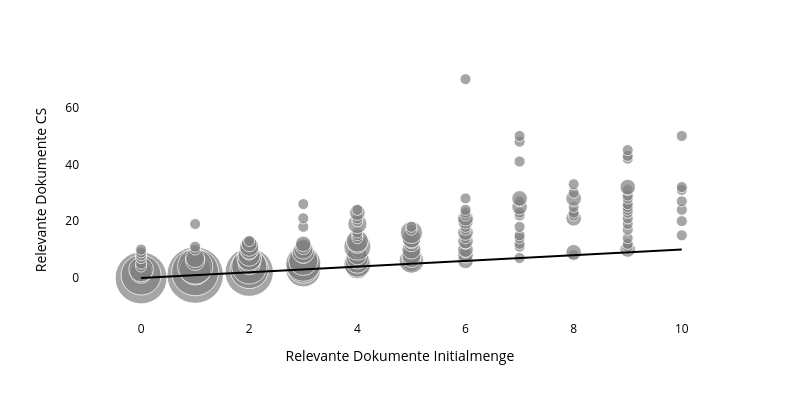

Source (notebook cell):
### Code cell
# Anhang B-33
cn = 10
cs_type = "GCE_" + str(cn)
ir_type = "hybrid"

overall = {"Relevante Dokumente CS": [], "Relevante Dokumente Initialmenge": []}
for query in res_all[cs_type][ir_type].keys():
    rel_docs_in_cs = 0
    rel_docs_in_ir = 0
    for doc, relevance in qrels[query].items(): # Loop through all qrel docs
        if relevance > 0:
            if doc in res_all[cs_type][ir_type][query]: # doc is in the results
                # Doc in CS Top100
                rel_docs_in_cs +=1
            if doc in res_all["RQ1_0"][ir_type][query][:cn]:
                # Doc in IR Top X
                rel_docs_in_ir +=1
    overall["Relevante Dokumente CS"].append(rel_docs_in_cs)
    overall["Relevante Dokumente Initialmenge"].append(rel_docs_in_ir)

df = pd.DataFrame(overall)
df = df.groupby(["Relevante Dokumente CS","Relevante Dokumente Initialmenge"]).size().reset_index().rename(columns={0:'count'})
df["count"] = df["count"]
fig = px.scatter(df, x="Relevante Dokumente Initialmenge", y="Relevante Dokumente CS",
	         size="count",color_discrete_sequence=['grey'], size_max=40, width=800, height=400)
fig.add_shape(type='line',
                x0=0,
                y0=0,
                x1=10,
                y1=10,
                line=dict(color='black',),
                xref='x',
                yref='y'
)
fig.update_layout({
"plot_bgcolor": "rgba(0, 0, 0, 0)",
"paper_bgcolor": "rgba(0, 0, 0, 0)",
"font_color":"black"
})
fig.update_xaxes(showgrid=False)
fig.update_yaxes(showgrid=False)
fig.show()

### Figure 1 — Plotly figure (JSON) as saved in the notebook; plotly's stock layout.template omitted (floating-point values rounded to 4 significant figures; data arrays with more than 128 entries replaced by an {"elided": "..."} marker saying what was removed)
{"data": [{"hovertemplate": "Relevante Dokumente Initialmenge=%{x}<br>Relevante Dokumente CS=%{y}<br>count=%{marker.size}<extra></extra>", "legendgroup": "", "marker": {"color": "grey", "size": {"elided": "137 int values"}, "sizemode": "area", "sizeref": 0.01625, "symbol": "circle"}, "mode": "markers", "name": "", "orientation": "v", "showlegend": false, "type": "scatter", "x": {"elided": "137 int values"}, "xaxis": "x", "y": {"elided": "137 int values"}, "yaxis": "y"}], "layout": {"font": {"color": "black"}, "height": 400, "legend": {"itemsizing": "constant", "tracegroupgap": 0}, "margin": {"t": 60}, "paper_bgcolor": "rgba(0, 0, 0, 0)", "plot_bgcolor": "rgba(0, 0, 0, 0)", "shapes": [{"line": {"color": "black"}, "type": "line", "x0": 0, "x1": 10, "xref": "x", "y0": 0, "y1": 10, "yref": "y"}], "width": 800, "xaxis": {"anchor": "y", "domain": [0, 1], "showgrid": false, "title": {"text": "Relevante Dokumente Initialmenge"}}, "yaxis": {"anchor": "x", "domain": [0, 1], "showgrid": false, "title": {"text": "Relevante Dokumente CS"}}}}
